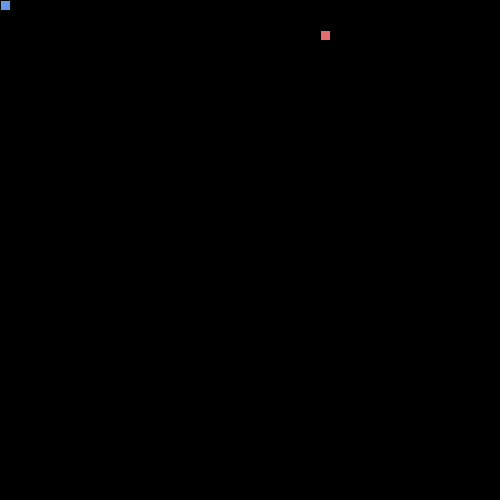
Frame 1 (no input)
Frame 60 (the mouse pressed at the canvas centre just before this capture): blank canvas, image omitted
Frame 120 (the mouse held since frame 60 and released just before this capture): blank canvas, image omitted

The Processing sketch that drew this single still picture (run headless with seeded random() and noise(); from frame 60 on, the mouse is pressed at the canvas centre):

// Processing sketch: SnakeRecipe
// ── SnakeRecipe.pde

// 1. Follow the recipe instructions inside the Segment class.

// The Segment class will be used to represent each part of the moving snake.

class Segment {

  //2. Create x and y member variables to hold the location of each segment.
int x;
int y;
  // 3. Add a constructor with parameters to initialize each variable.
Segment(int x, int y){
  
}
  // 4. Add getter and setter methods for both the x and y member variables.
int getX(){
return(x);
}
void setX(int x){
this.x = x;
}
int getY(){
return(y);
}
void setY(int y){
this.y = y;
}
}

// 5. Create (but do not initialize) a Segment variable to hold the head of the Snake
Segment head;


// 6. Create and initialize a String to hold the direction of your snake e.g. "up"
String dir = "up";


// 7. Create and initialize a variable to hold how many pieces of food the snake has eaten.
// give it a value of 1 to start.
int food = 1;


// 8. Create and initialize foodX and foodY variables to hold the location of the food.

// (Hint: use the random method to set both the x and y to random locations within the screen size (500 by 500).)
int foodX = ((int)random(50)*10);
int foodY = ((int) random(25)*5);



void setup() {

  // 9. Set the size of your sketch (500 by 500).

  size(500, 500);


  // 10. initialize your head to a new segment.
 head = new Segment(250,250);

  // 11. Use the frameRate(int rate) method to set the rate to 20.
  frameRate(20);
}


void draw() {

  background(0);


  //12. Call the manageTail, drawFood, drawSnake, move, and collision methods.
  manageTail();
  drawFood();
  drawSnake();
  move();
  collision();
}

// 13. Complete the drawFood method below. (Hint: each piece of food should be a 10 by 10 rectangle).

void drawFood() {
  fill(#E56B6F);
  rect(foodX, foodY, 10,10);
}


//14. Draw the snake head (use a 10 by 10 rectangle)

void drawSnake() {
  fill(#649AE5);
rect(head.x, head.y, 10,10);
  //test your code
}


// 15. Complete the move method below.

void move() {

  // 16. Using a switch statement, make your snake head move by 10 pixels in the correct direction.
  //This is an incomplete switch statement:
  
  switch(dir) {
  case "up":
   head.y = head.y - 10;
    break;
  case "down":
   head.y = head.y + 10;
    break;
  case "left":
   head.x = head.x - 10;
    break;
  case "right":
   head.x = head.x +10;
    break;
  }
  


  // 17. Call the checkBoundaries method to make sure the snake head doesn't go off the screen.
  checkBoundaries();
}


// 18. Complete the keyPressed method below. Use if statements to set your direction variable depending on what key is pressed.

void keyPressed() {
  println("pressed");
  if(key == CODED){
  if(keyCode == UP){
  dir = "up";
  }
  if(keyCode == DOWN){
  dir = "down";
  }
  if(keyCode == LEFT){
  dir = "left";
  }
  if(keyCode == RIGHT){
  dir = "right";
  }
  }
}



// 19. check if your head is out of bounds (teleport your snake head to the other side).

void checkBoundaries() {
  if(head.x == 498){
  head.x = 10;
  }
  if(head.y == 498){
  head.y = 10;
  }
}



//20. Make sure that the key for your current direction’s opposite doesn’t work(i.e. If you’re going up, down key shouldn’t work)



// 21. Complete the missing parts of the collision method below.

void collision() {

  // If the segment is colliding with a piece of food...
     // Increase the amount of food eaten and set foodX and foodY to new random locations.
}



/**
 
 ** Part 2: making the tail (the rest of the snake)
 
 **/

//  1. Create and initialize an ArrayList of Segments. (This will be your snake tail!)


// 2. Complete the missing parts of the manageTail method below and call it in the draw method.

void manageTail() {

  //Call the drawTail and checkTailCollision methods.

  // Add a new Segment to your ArrayList that has the same X and Y as the head of your snake.

  // To keep your tail the right length:
  // while the tail size is greater than the number of food pieces eaten, remove the first Segment in your tail.

}

void drawTail() {
    // Draw a 10 by 10 rectangle for each Segment in your snake ArrayList.
}


// 3. Complete the missing parts of the bodyCollision method below.

void checkTailCollision() {

  // If your head has the same location as one of your segments...

  // reset your food variable

  //Call this method at the beginning of your manageTail method.
}
